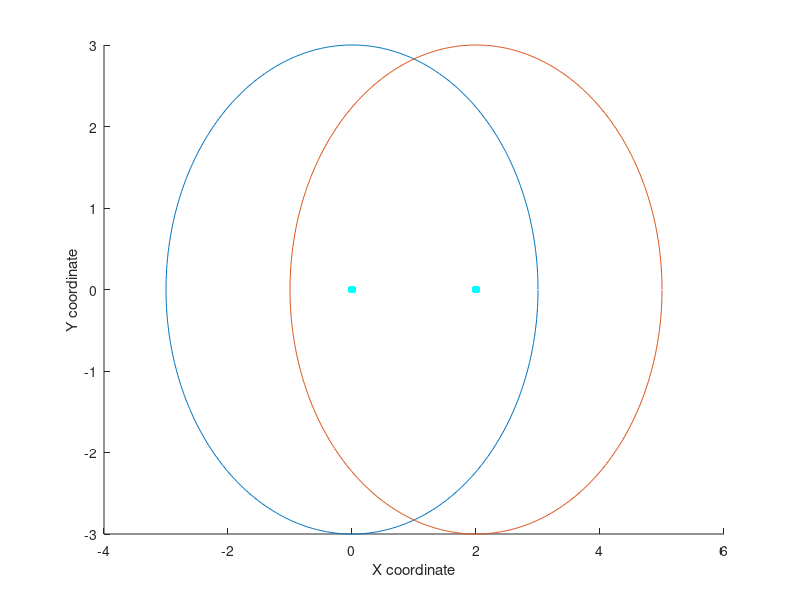

Here is the MATLAB script that generated this plot: (Note: this script raises an error after producing the figure.)
clear all
close all
x1=0;
y1=0;
x2=2;
y2=0;
ang=0:0.01:2*pi;
r1=3;
r2=3;
xp1=r1*cos(ang);
yp1=r1*sin(ang);
xp2=r2*cos(ang);
yp2=r2*sin(ang);
figure(1)
scatter(x1,y1,'c','k','filled')
hold on
scatter(x2,y2,'c','k','filled')
hold on
plot(x1+xp1,y1+yp1,x2+xp2,y2+yp2) 
xlabel('X coordinate');
ylabel('Y coordinate');
[xout12,yout12] = circcirc(x1,y1,r1,x2,y2,r2);
xypos =[xout12(1) yout12(1)
    xout12(2) yout12(2)];
x=xypos(:,1);
y=xypos(:,2);
scatter(x,y,100,'r','filled');
xlim([-4 6]);
ylim([-4 4]);
grid on
